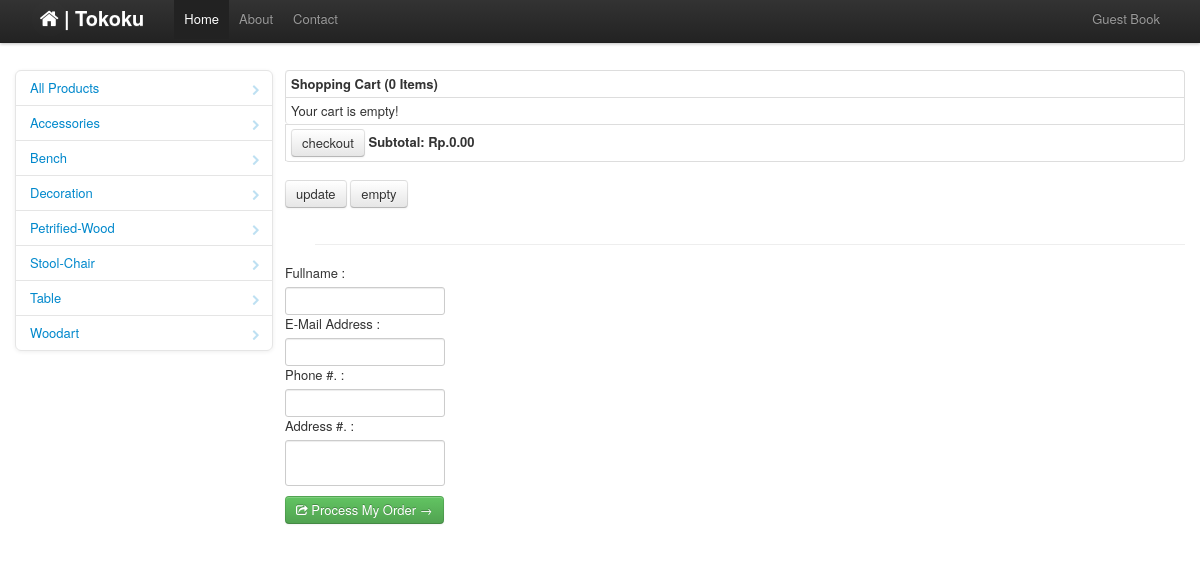
The page /checkout.php on the database its author committed.
### tables this page shows
CREATE TABLE IF NOT EXISTS `category` (
  `idx` int(10) unsigned NOT NULL AUTO_INCREMENT,
  `category` varchar(255) NOT NULL DEFAULT '',
  `catstring` varchar(255) NOT NULL DEFAULT '',
  PRIMARY KEY (`idx`)
);

### checkout.php (the view, shortened to what this page needs)
<?php
include_once('modules/jcart/jcart-edited.php');
require_once("modules/setting.inc.php");
?>
<!DOCTYPE html>
<html lang="en">
    <head>
        <link rel="stylesheet" type="text/css" href="assets/css/apps.css" />
        <link rel="stylesheet" type="text/css" href="assets/css/apps-responsive.css" />
        <link rel="stylesheet" type="text/css" href="assets/css/docs.css" />
    </head>
    <body>
        <div class="navbar navbar-fixed-top">
            <div class="navbar-inner">
                <div id="appx-menu-container" class="container-fluid">
                    <a class="brand" href="#" style="margin-right:30px;color:#FFF;"><i class="icon-home separated icon-white"></i> | Tokoku</a>
                    <div class="nav-collapse pull-right">
                        <ul class="nav">
                            <li class="appxlink"><a id="guestbook" href="guestbook.php">Guest Book</a></li>
                        </ul>
                    </div>
                    <div id="appx-menu" class="nav-collapse">
                        <ul class="nav">
                            <li class="appxlink active"><a id="home" href="index.php">Home</a></li>
                            <li class="appxlink"><a id="about" href="about.php">About</a></li>
                            <li class="appxlink"><a id="contact" href="contact.php">Contact</a></li>
                        </ul>
                    </div>
                </div>
            </div>
        </div>
        <div class="container">
            <div class="row">
                <div id="navbar" class="span3 bs-docs-sidebar">
                    <ul id="sidebar" class="nav nav-list bs-docs-sidenav">
                        <li><a id="all" href="index.php"><i class="icon-chevron-right"></i> All Products</a></li>
						<?php
						try {
							$dbcon = new PDO("mysql:host=".$appxinfo['_db_host_'].";dbname=".$appxinfo['_db_name_']."","".$appxinfo['_db_user_']."","".$appxinfo['_db_pass_']."");
						    $stmt = $dbcon->prepare("SELECT * FROM category ORDER BY idx");
						    $stmt->execute();
						    while($rowset = $stmt->fetch(PDO::FETCH_ASSOC)){
								echo("<li><a href='index.php?category=".$rowset['category']."'><i class='icon-chevron-right'></i> ".$rowset['catstring']."</a></li>");
						    }
						} catch(PDOException $e){
						    echo("");
						}
						?>
                    </ul>
                </div>
                <div id="contents" class="span9" style="padding-top:30px">
                	<div class="row">
                		<div id="jcart"><?php $jcart->display_cart();?></div>
                	</div>
                	<hr />
                	<div class="row">
                		<form id="formorder" class="form-horizontal">
                			<fieldset>
                				<label for="cuname">Fullname :</label>
                				<input type="text" id="cuname" class="input-medium" value="" />
                				<label for="cumail">E-Mail Address :</label>
                				<input type="email" id="cumail" class="input-medium" value="" required />
                				<label for="cuphone">Phone #. :</label>
                				<input type="text" id="cuphone" class="input-medium" value="" required />
                                                <label for="xaddress">Address #. :</label>
                                                <textarea id="caddress" class="input-medium" style="resize: none;"></textarea>
                				<div style='margin-top:10px'>
                					<button id="submitorder" type="submit" class="btn btn-success"><i class="icon-share icon-white"> </i> Process My Order &rarr;</button>
                				</div>
                			</fieldset>
                		</form>
                	</div>
            	</div>
        	</div>
        </div>
    </body>
</html>

### assets/css/apps-responsive.css (style rules this page uses)
@media (min-width:1200px) { .row { margin-left:-30px;*zoom:1 } }
@media (min-width:1200px) { .row:before,.row:after { display:table;content:"" } }
@media (min-width:1200px) { .row:after { clear:both } }
@media (min-width:1200px) { [class*="span"] { float:left;margin-left:30px } }
@media (min-width:1200px) { .container,.navbar-fixed-top .container,.navbar-fixed-bottom .container { width:1170px } }
@media (min-width:1200px) { .span9 { width:870px } }
@media (min-width:1200px) { .span3 { width:270px } }
@media (min-width:1200px) { input,textarea,.uneditable-input { margin-left:0 } }

### assets/css/docs.css (style rules this page uses)
body { position: relative; padding-top: 40px; }
body > .navbar { font-size: 13px; }
body > .navbar .brand { padding-right: 0; padding-left: 0; margin-left: 20px; float: left; font-weight: bold; color: #000; text-shadow: 0 1px 0 rgba(255,255,255,.1), 0 0 30px rgba(255,255,255,.125); -webkit-transition: all .2s linear; -moz-transition: all .2s linear; transition: all .2s linear; }
.span3 { min-height: 1px; }
.bs-docs-sidenav { width: 228px; margin: 30px 0 0; padding: 0; background-color: #fff; -webkit-border-radius: 6px; -moz-border-radius: 6px; border-radius: 6px; -webkit-box-shadow: 0 1px 4px rgba(0,0,0,.065); -moz-box-shadow: 0 1px 4px rgba(0,0,0,.065); box-shadow: 0 1px 4px rgba(0,0,0,.065); }
.bs-docs-sidenav > li > a { display: block; *width: 190px; margin: 0 0 -1px; padding: 8px 14px; border: 1px solid #e5e5e5; }
.bs-docs-sidenav > li:first-child > a { -webkit-border-radius: 6px 6px 0 0; -moz-border-radius: 6px 6px 0 0; border-radius: 6px 6px 0 0; }
.bs-docs-sidenav > li:last-child > a { -webkit-border-radius: 0 0 6px 6px; -moz-border-radius: 0 0 6px 6px; border-radius: 0 0 6px 6px; }
.bs-docs-sidenav .icon-chevron-right { float: right; margin-top: 2px; margin-right: -6px; opacity: .25; }
@media (min-width: 1200px) { .bs-docs-sidenav { width: 258px; } }

### rows shown on the page
category: catstring "Accessories"
category: catstring "Bench"
category: catstring "Decoration"
category: catstring "Petrified-Wood"
category: catstring "Stool-Chair"
category: catstring "Table"
category: catstring "Woodart"

### other values the page prints
$config['text']['cartTitle'] "Shopping Cart"
$this->itemCount "0"
$itemsText "Items"
$config['text']['subtotal'] "Subtotal"
$currencySymbol "Rp."
$this->subtotal "0.00"
$config['text']['emptyMessage'] "Your cart is empty!"
